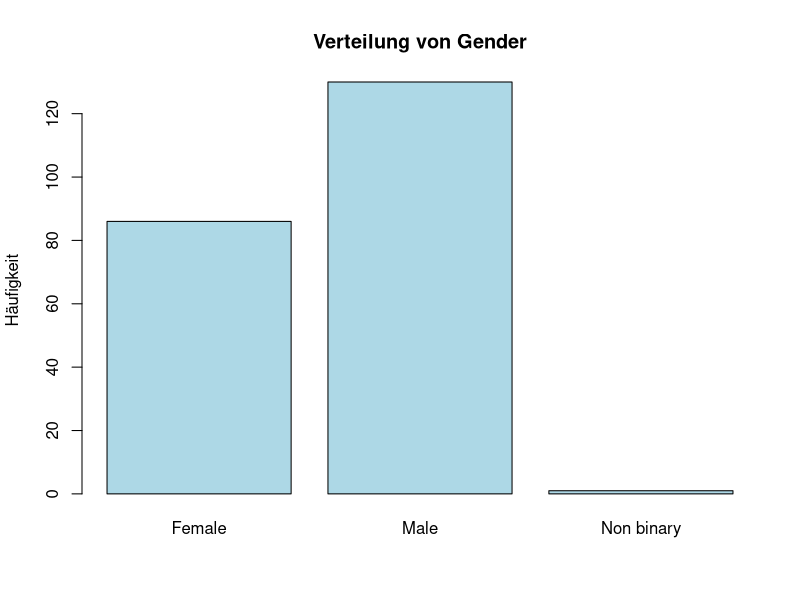
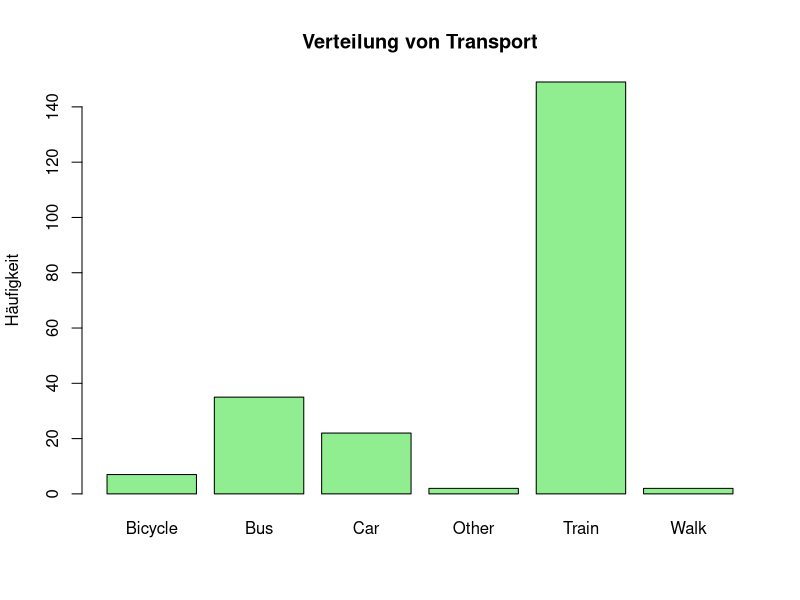
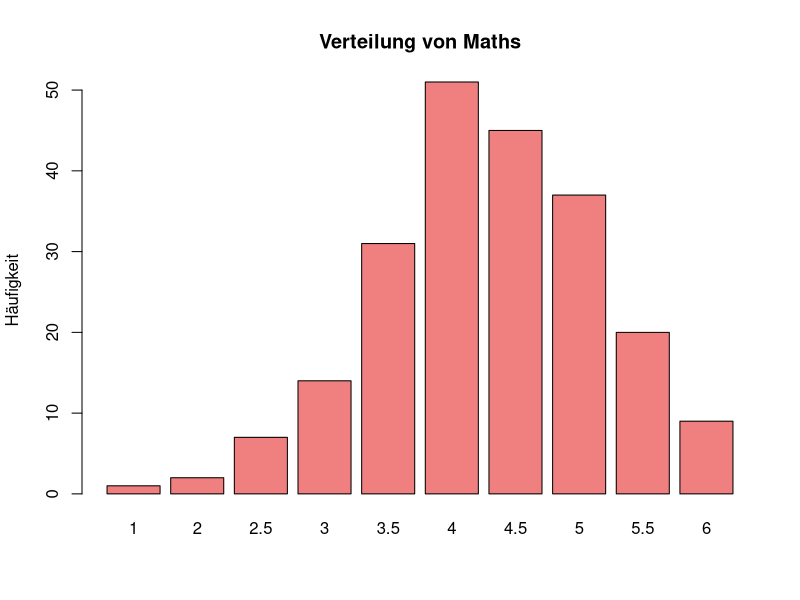
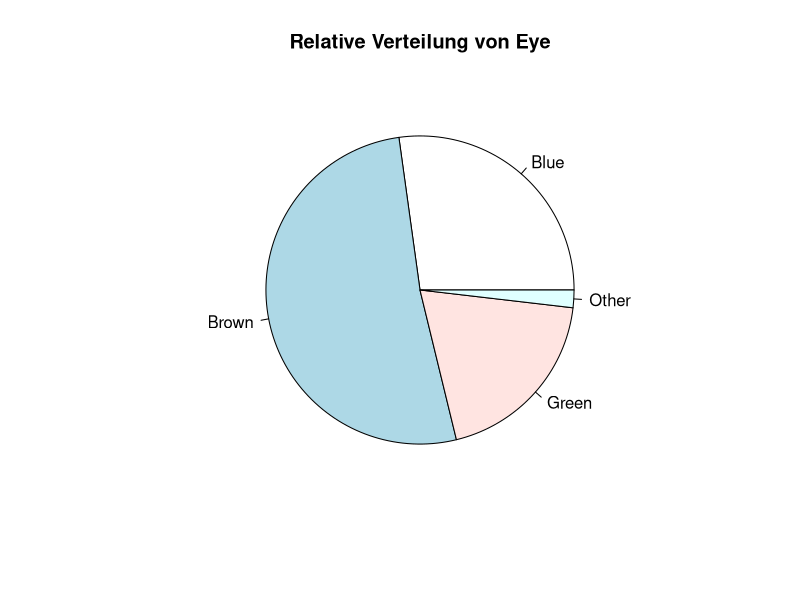
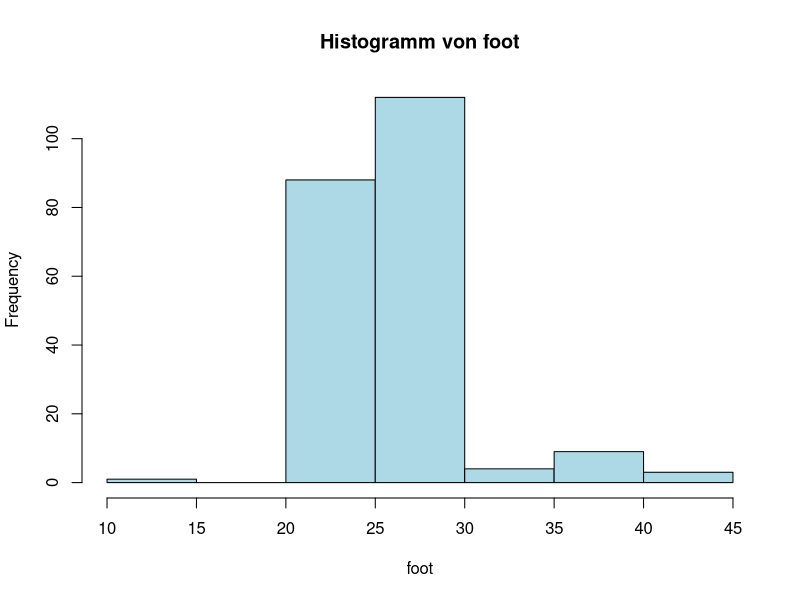
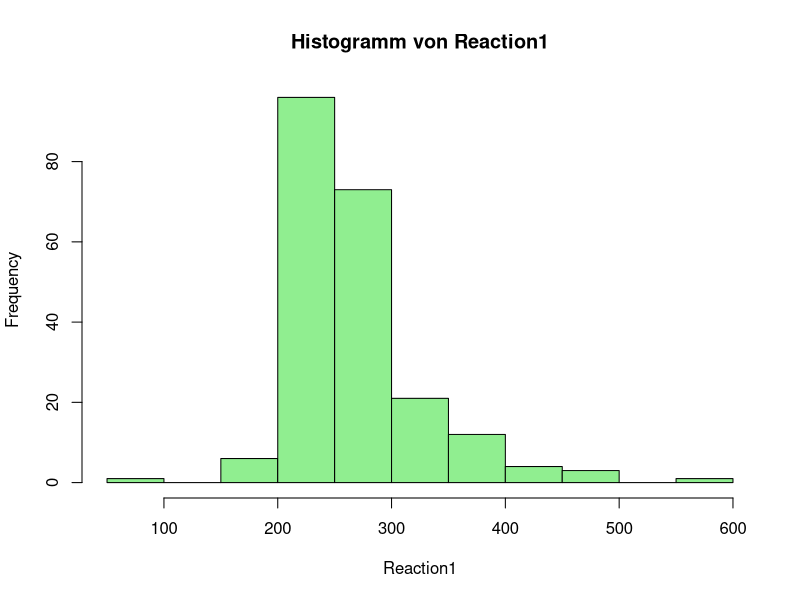
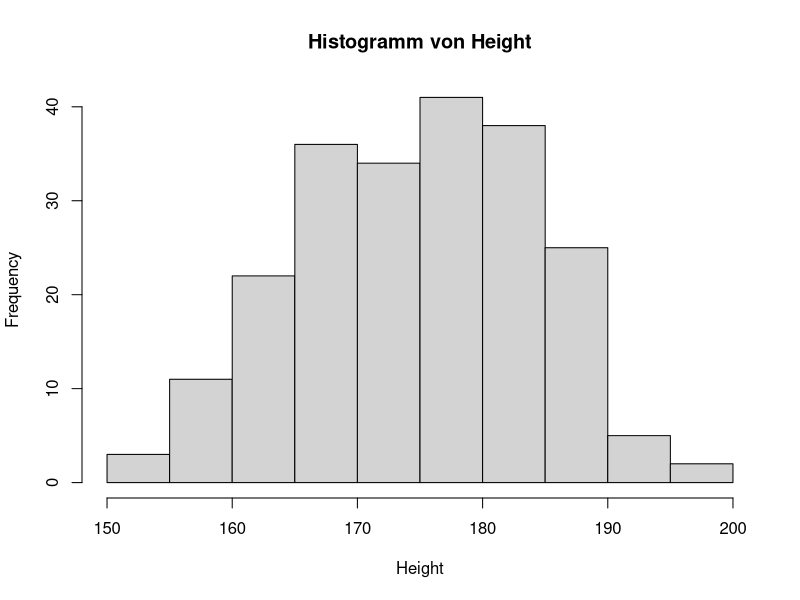
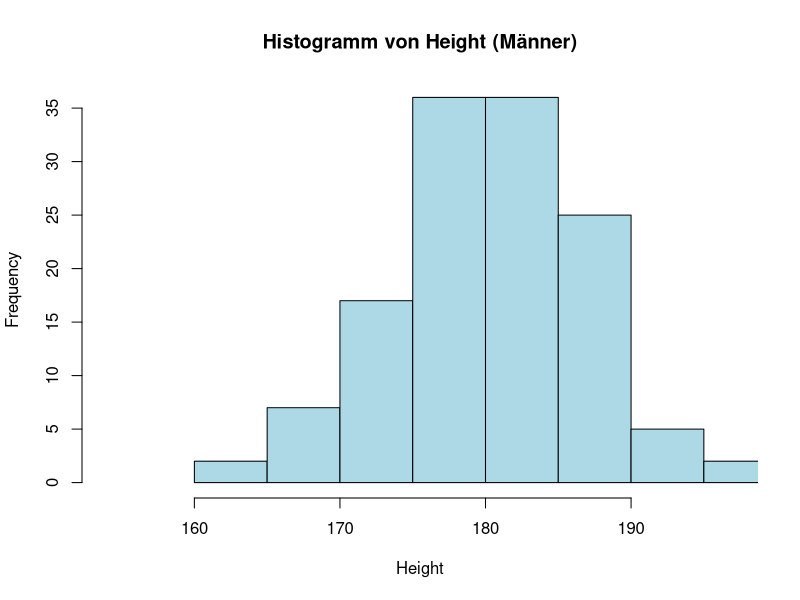

R code for these plots, in order:
## ---- chunk 1
   library(readxl)
   data <- read_excel("../data/WDDA_02.xlsx", sheet = "BFH")
## ---- chunk 2
   data$transport |> table() |> print()
## ---- chunk 3
   library(readxl)
   data <- read_excel("../data/WDDA_02.xlsx", sheet = "BFH")
## ---- chunk 4
gender_freq <- data$gender |> table()
transport_freq <- data$transport |> table()
maths_freq <- data$maths |> table()
## ---- chunk 5
# Balkendiagramm für gender
barplot(gender_freq,
        main = "Verteilung von Gender",
        col = "lightblue",
        ylab = "Häufigkeit")
## ---- chunk 6
# Balkendiagramm für transport
barplot(transport_freq,
        main = "Verteilung von Transport",
        col = "lightgreen",
        ylab = "Häufigkeit")
## ---- chunk 7
# Balkendiagramm für maths
barplot(maths_freq,
        main = "Verteilung von Maths",
        col = "lightcoral",
        ylab = "Häufigkeit")
## ---- chunk 8
library(readxl)
data <- read_excel("../data/WDDA_02.xlsx", sheet = "BFH")

eye_rel <- data$eye |> table() |> prop.table()
## ---- chunk 9
pie(eye_rel, main = "Relative Verteilung von Eye")
## ---- chunk 10
bins <- seq(155, 185, by = 5)
## ---- chunk 11
height_bins <- data$height |> cut(breaks = bins, right = TRUE)
## ---- chunk 12
height_freq <- table(height_bins)
print(height_freq)
## ---- chunk 13
height_cum <- height_freq |> cumsum()
print(height_cum)
## ---- chunk 14
library(readxl)
data <- read_excel("../data/WDDA_02.xlsx", sheet = "BFH")

# Convert foot to numeric if it's not already
foot_numeric <- as.numeric(data$foot)
hist(foot_numeric, main = "Histogramm von foot", xlab = "foot", col = "lightblue")
## ---- chunk 15
# Convert reaction1 to numeric if it's not already
reaction1_numeric <- as.numeric(data$reaction1)
hist(reaction1_numeric, main = "Histogramm von Reaction1", xlab = "Reaction1", col = "lightgreen")
## ---- chunk 16
library(readxl)
data <- read_excel("../data/WDDA_02.xlsx", sheet = "BFH")

hist(data$height, main = "Histogramm von Height", xlab = "Height", col = "lightgrey")
## ---- chunk 17
height_m <- data$height[data$gender == "Male"]
height_f <- data$height[data$gender == "Female"]
## ---- chunk 18
x_range <- range(data$height)
y_max <- max(hist(height_m, plot = FALSE)$counts, hist(height_f, plot = FALSE)$counts)

hist(height_m, main = "Histogramm von Height (Männer)", xlab = "Height", 
     xlim = x_range, ylim = c(0, y_max), col = "lightblue")
## ---- chunk 19
hist(height_f, main = "Histogramm von Height (Frauen)", xlab = "Height", 
     xlim = x_range, ylim = c(0, y_max), col = "lightpink")
## ---- chunk 20
library(readxl)
data <- read_excel("../data/WDDA_02.xlsx", sheet = "BFH")

# Convert hair to numeric if needed
hair_numeric <- as.numeric(data$hair)
hist(hair_numeric, main = "Histogramm von Hair", xlab = "Hair", col = "lightgrey")
## ---- chunk 21
# Convert hair values by gender to numeric
hair_m <- as.numeric(data$hair[data$gender == "Male"])
hair_f <- as.numeric(data$hair[data$gender == "Female"])
## ---- chunk 22
x_range_hair <- range(c(hair_m, hair_f), na.rm = TRUE)

# Create histograms with appropriate breaks
hist_m <- hist(hair_m, plot = FALSE)
hist_f <- hist(hair_f, plot = FALSE)
y_max_hair <- max(hist_m$counts, hist_f$counts)

hist(hair_m, main = "Histogramm von Hair (Männer)", xlab = "Hair", 
     ylim = c(0, y_max_hair), col = "lightblue")
## ---- chunk 23
hist(hair_f, main = "Histogramm von Hair (Frauen)", xlab = "Hair", 
     ylim = c(0, y_max_hair), col = "lightpink")
## ---- chunk 24
library(readxl)
data <- read_excel("../data/WDDA_02.xlsx", sheet = "BFH")

# Convert cash to numeric if needed and handle NA values
cash_numeric <- as.numeric(data$cash)
cash_numeric <- cash_numeric[!is.na(cash_numeric)]

# Use breaks that work with the data range
hist(cash_numeric, 
     main = "Histogramm von Cash", 
     xlab = "Cash", 
     col = "lightgrey",
     breaks = "Sturges")  # Using Sturges algorithm for breaks
## ---- chunk 25
library(readxl)
data <- read_excel("../data/WDDA_02.xlsx", sheet = "BFH")

Hoehe.m <- data$height[data$gender == "Male"]
Hoehe.f <- data$height[data$gender == "Female"]
## ---- chunk 26
min_m <- Hoehe.m |> min()
## ---- chunk 27
count_f <- (Hoehe.f > min_m) |> sum()
print(count_f)
## ---- chunk 28
library(readxl)
data <- read_excel("../data/WDDA_02.xlsx", sheet = "BFH")

foot.m <- data$foot[data$gender == "Male"]
foot.f <- data$foot[data$gender == "Female"]
## ---- chunk 29
suitable <- data |> 
  subset((gender == "Male" & height >= 173) | (gender == "Female" & height >= 163)) |>
  {\(df) df$height}()

count_suitable <- suitable |> length()
print(count_suitable)
## ---- chunk 30
library(readxl)
library(lubridate)

data <- read_excel("../data/WDDA_02.xlsx", sheet = "BFH")
## ---- chunk 31
months <- data$dob |> month()
## ---- chunk 32
count_april <- (months == 4) |> sum()
print(count_april)
## ---- chunk 33
library(readxl)
data <- read_excel("../data/WDDA_02.xlsx", sheet = "BFH")

kontingenz <- data |> with(table(gender, eye))
print(kontingenz)
## ---- chunk 34
library(readxl)
data <- read_excel("../data/WDDA_02.xlsx", sheet = "BFH")

plot(data$height, data$hair, 
     main = "Scatterplot: Height vs. Hair", 
     xlab = "Height",
     ylab = "Hair")
## ---- chunk 35
plot(data$height, data$foot, main = "Scatterplot: Height vs. Foot", 
     xlab = "Height", ylab = "Foot")
## ---- chunk 36
plot(data$height, data$reaction1, main = "Scatterplot: Height vs. Reaction1", 
     xlab = "Height", ylab = "Reaction1")
## ---- chunk 37
# Daten für Männer:
# Zeilen: Handicap unter 15 und Handicap 15 und mehr
# Spalten: "Zu schnell" und "Ok"
golfer_maennlich <- matrix(c(10, 40, 25, 25), nrow = 2, byrow = TRUE)
colnames(golfer_maennlich) <- c("Zu schnell", "Ok")
rownames(golfer_maennlich) <- c("Handicap < 15", "Handicap $\\geq$ 15")

# Daten für Frauen:
golfer_weiblich <- matrix(c(1, 9, 39, 51), nrow = 2, byrow = TRUE)
colnames(golfer_weiblich) <- c("Zu schnell", "Ok")
rownames(golfer_weiblich) <- c("Handicap < 15", "Handicap $\\geq$ 15")
## ---- chunk 38
total_maennlich <- sum(golfer_maennlich)
total_weiblich <- sum(golfer_weiblich)
perc_maennlich <- round(golfer_maennlich / total_maennlich * 100, 1)
perc_weiblich <- round(golfer_weiblich / total_weiblich * 100, 1)
print(perc_maennlich)
print(perc_weiblich)
